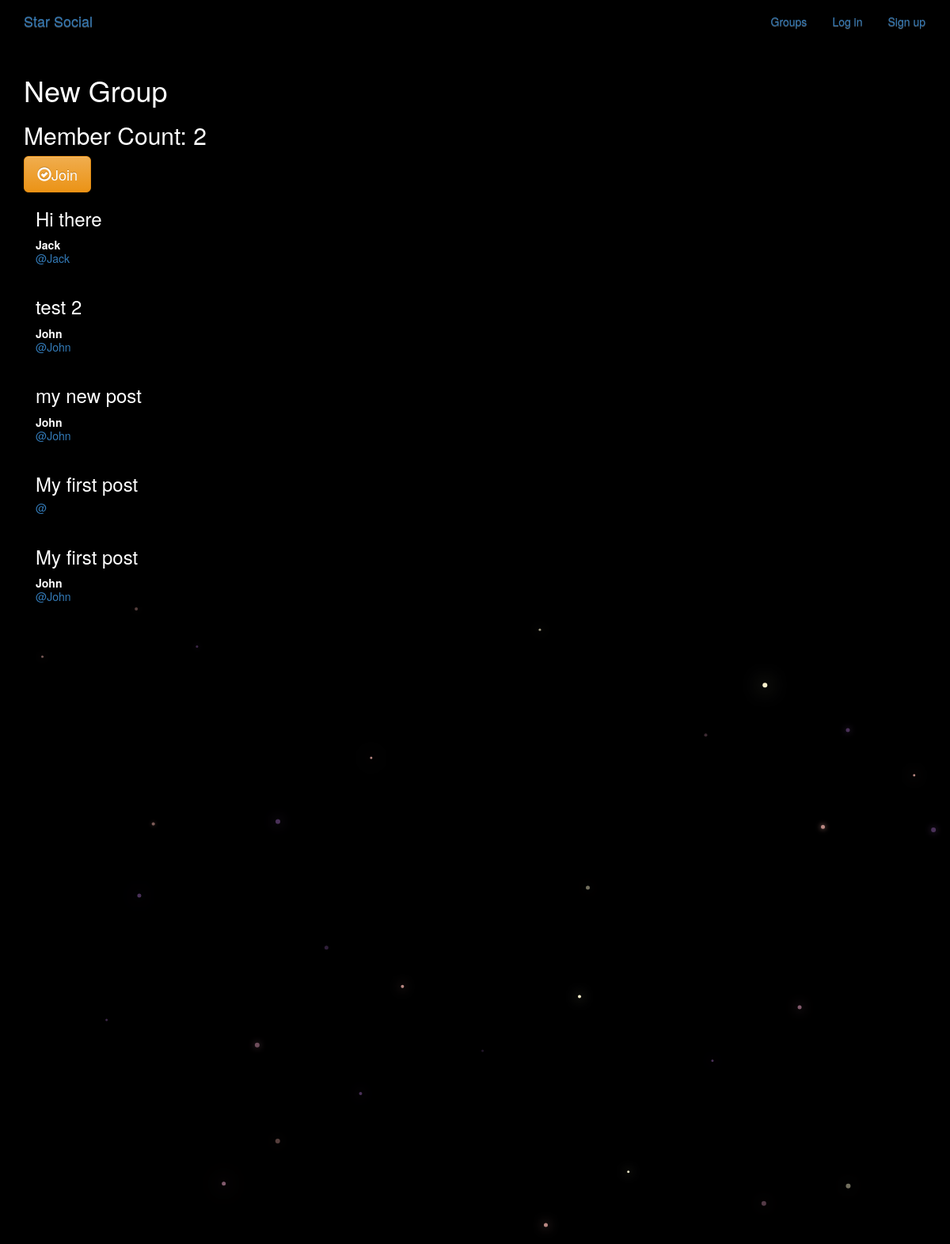
/groups/posts/in/new-group, run on an earlier commit of the app's database.
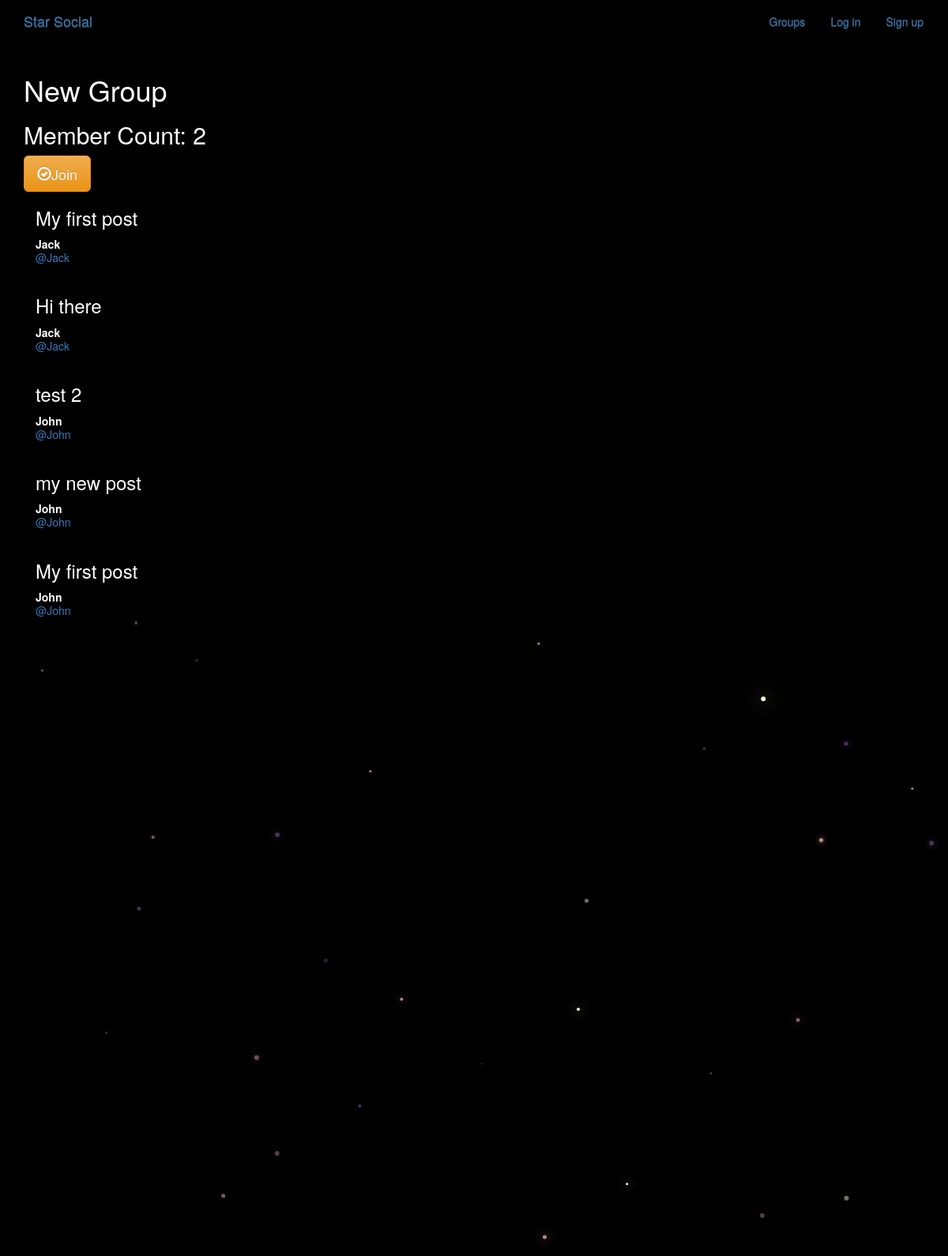
And on a later commit of the database.
### posts/models.py (models this page shows, shortened)
class Post(models.Model):
    user = models.ForeignKey(User,on_delete=models.SET_NULL, related_name='posts', null=True)
    created_at = models.DateTimeField(auto_now=True)
    message = models.TextField()
    message_html = models.TextField(editable=False)
    group = models.ForeignKey(Group, on_delete=models.SET_NULL, related_name='posts',null=True,blank=True)
    class Meta:
        ordering = ['-created_at']
        unique_together = ['user', 'message']

### groups/views.py (the view)
# urls.py: path(r'posts/in/<slug:slug>', views.SingleGroup.as_view(), name='single'),
class SingleGroup(DetailView):
    model = Group

### templates/groups/group_detail.html
{% extends 'groups/group_base.html' %}
{% block pregroup %}
<h1>{{group.name}}</h1>
<h2>Member Count: {{group.members.count}}</h2>
<div class="content">
  {% if user in group.members.all %}
    <a href="{% url 'groups:leave' slug=group.slug %}" class="btn btn-lg btn-fill btn-warning"><span class="glyphicon glyphicon-remove-circle"></span>Leave</a>
  {% else %}
  <a href="{% url 'groups:join' slug=group.slug %}" class="btn btn-lg btn-fill btn-warning"><span class="glyphicon glyphicon-ok-circle"></span>Join</a>
  {% endif %}
</div>
{% endblock%}
{% block group_content %}
<div class="col-md-8">
	{% if group.posts.count == 0 %}
	<h2>No posts in this group yet!</h2>
	{% else %}
		{% for post in group.posts.all %}
			{% include "posts/_post.html" %}
		{% endfor %}
	{% endif %}
</div>
{% endblock %}

### templates/posts/_post.html (shortened to what this page needs)
<div class="post media">
  <h3>{{post.message_html|safe}}</h3>
  <div class="media-body">
    <strong>{{post.user.username}}</strong>
    <h5 class="media-heading">
    <span class="username">
      <a href="{% url 'posts:for_user' post.user.username %}">@{{ post.user.username }}</a>
    </span>
    </h5>
  </div>
</div>

What changed in the data, as far as the page shows it:
changed Post (number 1 of 5 on the later page): user.username (not shown) → "Jack"; moves up the list
